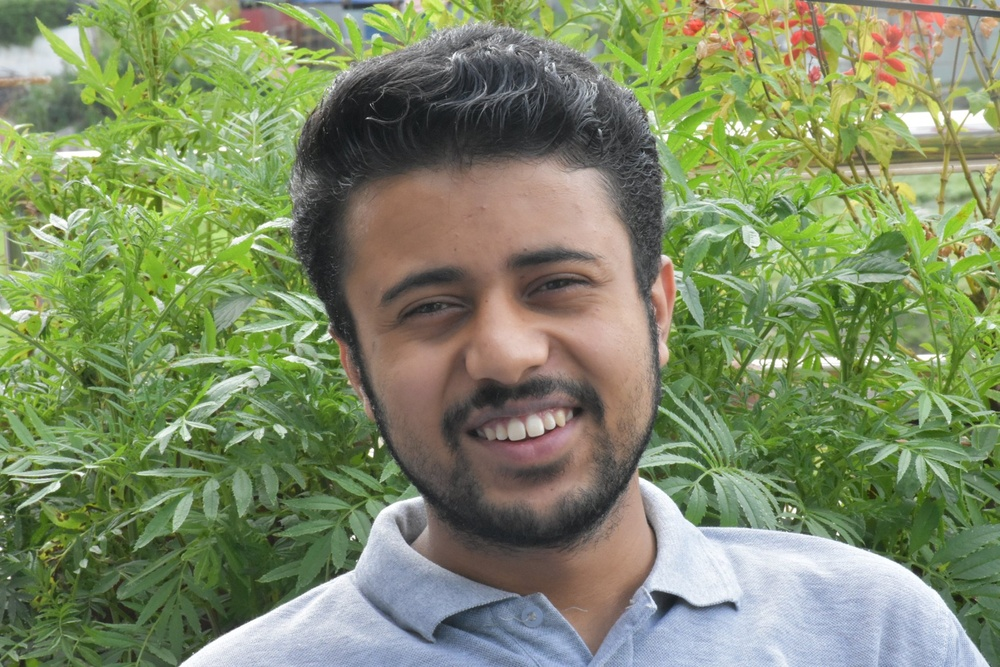
#> input picture photo.jpg, 1000 x 667 px, shrunk from 2048 x 1365 before the run
$ python cartoon.py
#> lines starting #> are read from the running program, lines starting #| are printed output that depends on the picture; after the words box and inside, x2 and y2 are one past the last pixel; in counts of white or black regions, pixels touching at a corner belong together
import cv2 as cv
import numpy as np

img = cv.imread("photo.jpg",1)
#> img is the input picture: shape (667, 1000, 3); mean B, G, R 102.3, 139.5, 127.2

grey = cv.cvtColor(img,cv.COLOR_BGR2GRAY)
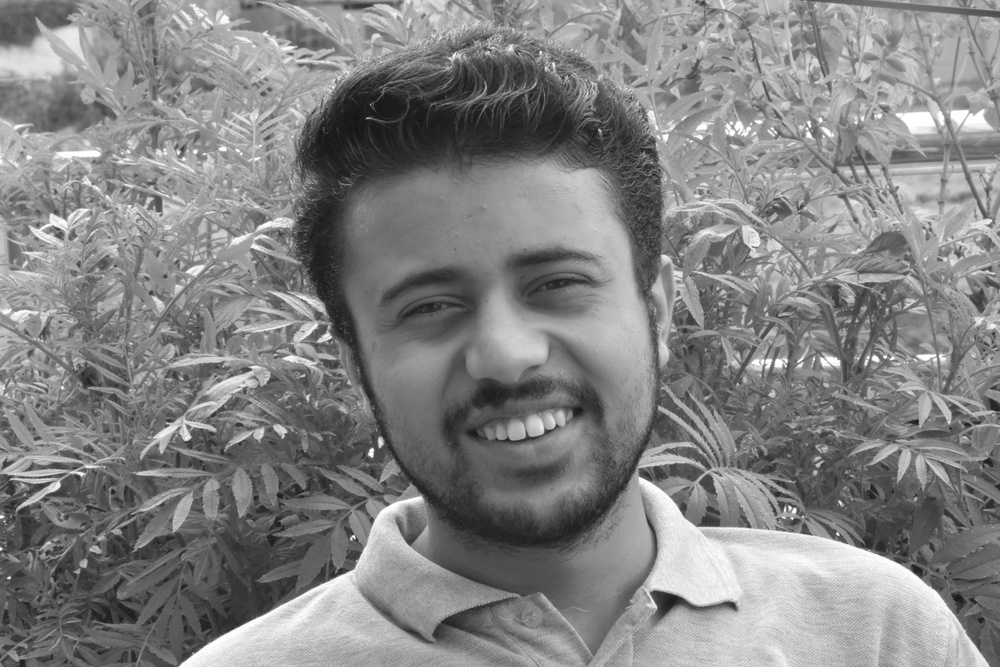
#> grey: shape (667, 1000); min 18, max 255, mean 131.6

med = cv.medianBlur(grey,5)

edges = cv.adaptiveThreshold(med,255,cv.ADAPTIVE_THRESH_MEAN_C,cv.THRESH_BINARY,9,9)
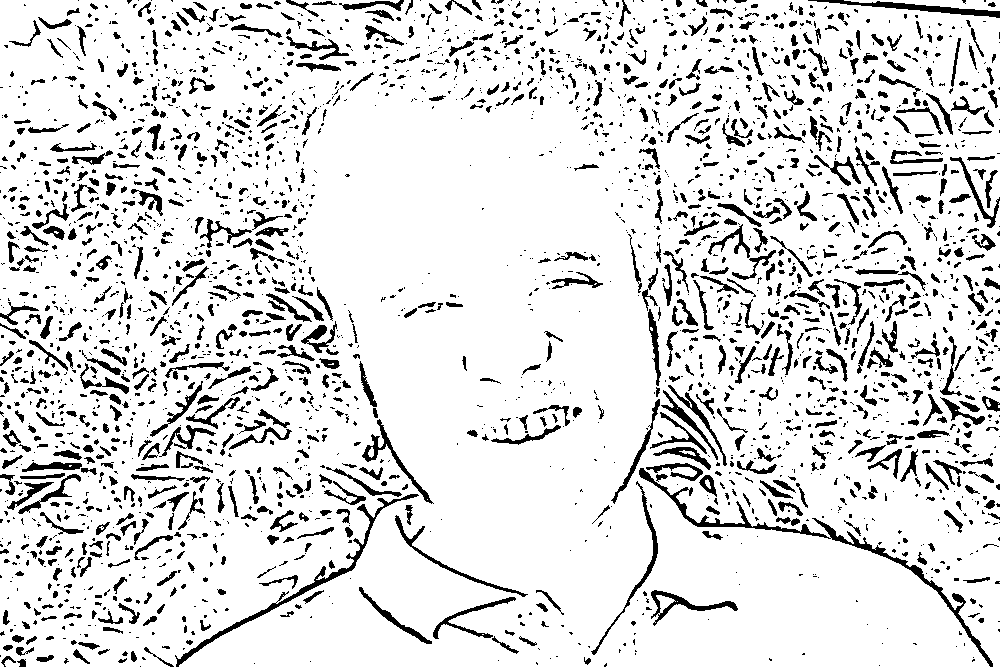
#> edges: shape (667, 1000); 87.1% white; 2816 black regions (1806 under 20 px), largest, box (x1, y1, x2, y2) and area: (639, 468, 993, 667) 2393, (175, 494, 419, 667) 1576, (808, 0, 1000, 18) 912

color = cv.bilateralFilter(img,9,250,250)
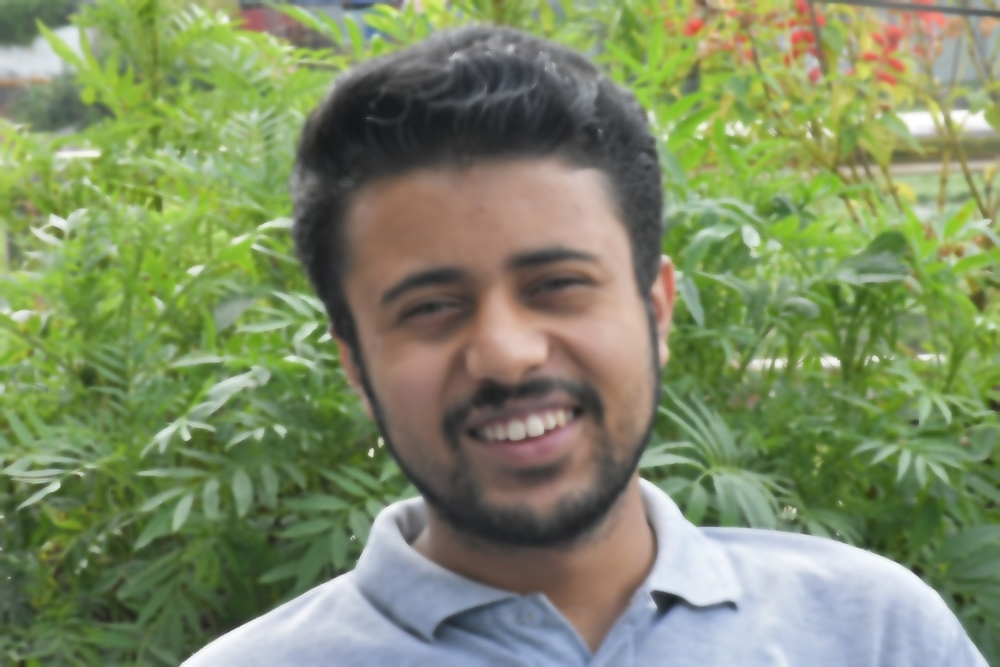
#> color: shape (667, 1000, 3); mean B, G, R 102.3, 139.5, 127.2

cartoon = cv.bitwise_and(color,color,mask=edges)
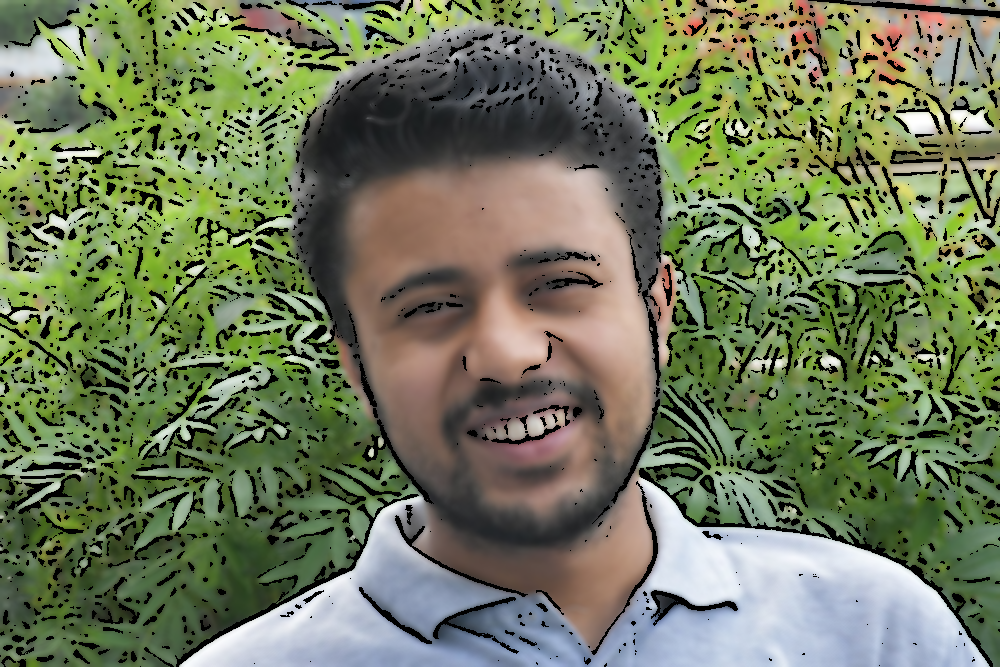
#> cartoon: shape (667, 1000, 3); mean B, G, R 91.9, 123, 113

cv.imshow("cartoon",cartoon)

cv.waitKey(0)
cv.destroyAllWindows()
